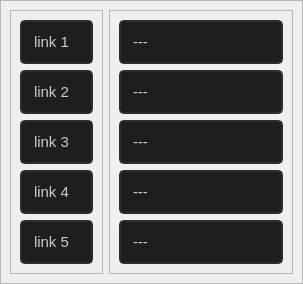
                   <widget class="QWidget" name="tabela_links_1a5">
                    <attribute name="title">
                     <string>links1 à 5</string>
                    </attribute>
                    <layout class="QVBoxLayout" name="verticalLayout_50">
                     <property name="spacing">
                      <number>0</number>
                     </property>
                     <property name="leftMargin">
                      <number>0</number>
                     </property>
                     <property name="topMargin">
                      <number>0</number>
                     </property>
                     <property name="rightMargin">
                      <number>0</number>
                     </property>
                     <property name="bottomMargin">
                      <number>0</number>
                     </property>
                     <item>
                      <widget class="QFrame" name="frame_74_ps3">
                       <property name="frameShape">
                        <enum>QFrame::StyledPanel</enum>
                       </property>
                       <property name="frameShadow">
                        <enum>QFrame::Raised</enum>
                       </property>
                       <layout class="QHBoxLayout" name="horizontalLayout_25">
                        <item>
                         <widget class="QFrame" name="frame_83input_link_ps3">
                          <property name="maximumSize">
                           <size>
                            <width>93</width>
                            <height>16777215</height>
                           </size>
                          </property>
                          <property name="frameShape">
                           <enum>QFrame::StyledPanel</enum>
                          </property>
                          <property name="frameShadow">
                           <enum>QFrame::Raised</enum>
                          </property>
                          <layout class="QVBoxLayout" name="verticalLayout_56">
                           <item>
                            <widget class="QLineEdit" name="info_link1">
                             <property name="minimumSize">
                              <size>
                               <width>0</width>
                               <height>40</height>
                              </size>
                             </property>
                             <property name="styleSheet">
                              <string notr="true">QLineEdit{
border: 2px solid rgb(45,45,45);
border-radius: 5px;
padding: 10px;
background-color: rgb(30,30,30);
	color: rgb(203, 203, 203);
font: 15px Segoe UI, bold;
}
QLineEdit:hover{
border: 2px solid rgb(55,55,55);
}
QLineEdit:focus{
border: 2px solid  rgb(170,0,0);
	color: rgb(170,0,0);
}</string>
                             </property>
                             <property name="text">
                              <string>link 1</string>
                             </property>
                             <property name="echoMode">
                              <enum>QLineEdit::Normal</enum>
                             </property>
                             <property name="clearButtonEnabled">
                              <bool>false</bool>
                             </property>
                            </widget>
                           </item>
                           <item>
                            <widget class="QLineEdit" name="info_link2">
                             <property name="minimumSize">
                              <size>
                               <width>0</width>
                               <height>40</height>
                              </size>
                             </property>
                             <property name="styleSheet">
                              <string notr="true">QLineEdit{
border: 2px solid rgb(45,45,45);
border-radius: 5px;
padding: 10px;
background-color: rgb(30,30,30);
	color: rgb(203, 203, 203);
font: 15px Segoe UI, bold;
}
QLineEdit:hover{
border: 2px solid rgb(55,55,55);
}
QLineEdit:focus{
border: 2px solid  rgb(170,0,0);
	color: rgb(170,0,0);
}</string>
                             </property>
                             <property name="text">
                              <string>link 2</string>
                             </property>
                             <property name="echoMode">
                              <enum>QLineEdit::Normal</enum>
                             </property>
                             <property name="clearButtonEnabled">
                              <bool>false</bool>
                             </property>
                            </widget>
                           </item>
                           <item>
                            <widget class="QLineEdit" name="info_link3">
                             <property name="minimumSize">
                              <size>
                               <width>0</width>
                               <height>40</height>
                              </size>
                             </property>
                             <property name="styleSheet">
                              <string notr="true">QLineEdit{
border: 2px solid rgb(45,45,45);
border-radius: 5px;
padding: 10px;
background-color: rgb(30,30,30);
	color: rgb(203, 203, 203);
font: 15px Segoe UI, bold;
}
QLineEdit:hover{
border: 2px solid rgb(55,55,55);
}
QLineEdit:focus{
border: 2px solid  rgb(170,0,0);
	color: rgb(170,0,0);
}</string>
                             </property>
                             <property name="text">
                              <string>link 3</string>
                             </property>
                             <property name="echoMode">
                              <enum>QLineEdit::Normal</enum>
                             </property>
                             <property name="clearButtonEnabled">
                              <bool>false</bool>
                             </property>
                            </widget>
                           </item>
                           <item>
                            <widget class="QLineEdit" name="info_link4">
                             <property name="minimumSize">
                              <size>
                               <width>0</width>
                               <height>40</height>
                              </size>
                             </property>
                             <property name="styleSheet">
                              <string notr="true">QLineEdit{
border: 2px solid rgb(45,45,45);
border-radius: 5px;
padding: 10px;
background-color: rgb(30,30,30);
	color: rgb(203, 203, 203);
font: 15px Segoe UI, bold;
}
QLineEdit:hover{
border: 2px solid rgb(55,55,55);
}
QLineEdit:focus{
border: 2px solid  rgb(170,0,0);
	color: rgb(170,0,0);
}</string>
                             </property>
                             <property name="text">
                              <string>link 4</string>
                             </property>
                             <property name="echoMode">
                              <enum>QLineEdit::Normal</enum>
                             </property>
                             <property name="clearButtonEnabled">
                              <bool>false</bool>
                             </property>
                            </widget>
                           </item>
                           <item>
                            <widget class="QLineEdit" name="info_link5">
                             <property name="minimumSize">
                              <size>
                               <width>0</width>
                               <height>40</height>
                              </size>
                             </property>
                             <property name="styleSheet">
                              <string notr="true">QLineEdit{
border: 2px solid rgb(45,45,45);
border-radius: 5px;
padding: 10px;
background-color: rgb(30,30,30);
	color: rgb(203, 203, 203);
font: 15px Segoe UI, bold;
}
QLineEdit:hover{
border: 2px solid rgb(55,55,55);
}
QLineEdit:focus{
border: 2px solid  rgb(170,0,0);
	color: rgb(170,0,0);
}</string>
                             </property>
                             <property name="text">
                              <string>link 5</string>
                             </property>
                             <property name="echoMode">
                              <enum>QLineEdit::Normal</enum>
                             </property>
                             <property name="clearButtonEnabled">
                              <bool>false</bool>
                             </property>
                            </widget>
                           </item>
                          </layout>
                         </widget>
                        </item>
                        <item>
                         <widget class="QFrame" name="frame_82_ps3">
                          <property name="frameShape">
                           <enum>QFrame::StyledPanel</enum>
                          </property>
                          <property name="frameShadow">
                           <enum>QFrame::Raised</enum>
                          </property>
                          <layout class="QVBoxLayout" name="verticalLayout_57">
                           <item>
                            <widget class="QLineEdit" name="input_link1_ps3">
                             <property name="minimumSize">
                              <size>
                               <width>0</width>
                               <height>40</height>
                              </size>
                             </property>
                             <property name="styleSheet">
                              <string notr="true">QLineEdit{
border: 2px solid rgb(45,45,45);
border-radius: 5px;
padding: 10px;
background-color: rgb(30,30,30);
	color: rgb(203, 203, 203);
font: 15px Segoe UI, bold;
}
QLineEdit:hover{
border: 2px solid rgb(55,55,55);
}
QLineEdit:focus{
border: 2px solid  rgb(170,0,0);
	color: rgb(170,0,0);
}</string>
                             </property>
                             <property name="text">
                              <string>---</string>
                             </property>
                             <property name="echoMode">
                              <enum>QLineEdit::Normal</enum>
                             </property>
                             <property name="clearButtonEnabled">
                              <bool>false</bool>
                             </property>
                            </widget>
                           </item>
                           <item>
                            <widget class="QLineEdit" name="input_link2_ps3">
                             <property name="minimumSize">
                              <size>
                               <width>0</width>
                               <height>40</height>
                              </size>
                             </property>
                             <property name="styleSheet">
                              <string notr="true">QLineEdit{
border: 2px solid rgb(45,45,45);
border-radius: 5px;
padding: 10px;
background-color: rgb(30,30,30);
	color: rgb(203, 203, 203);
font: 15px Segoe UI, bold;
}
QLineEdit:hover{
border: 2px solid rgb(55,55,55);
}
QLineEdit:focus{
border: 2px solid  rgb(170,0,0);
	color: rgb(170,0,0);
}</string>
                             </property>
                             <property name="text">
                              <string>---</string>
                             </property>
                            </widget>
                           </item>
                           <item>
                            <widget class="QLineEdit" name="input_link3_ps3">
                             <property name="minimumSize">
                              <size>
                               <width>0</width>
                               <height>40</height>
                              </size>
                             </property>
                             <property name="styleSheet">
                              <string notr="true">QLineEdit{
border: 2px solid rgb(45,45,45);
border-radius: 5px;
padding: 10px;
background-color: rgb(30,30,30);
	color: rgb(203, 203, 203);
font: 15px Segoe UI, bold;
}
QLineEdit:hover{
border: 2px solid rgb(55,55,55);
}
QLineEdit:focus{
border: 2px solid  rgb(170,0,0);
	color: rgb(170,0,0);
}</string>
                             </property>
                             <property name="text">
                              <string>---</string>
                             </property>
                             <property name="echoMode">
                              <enum>QLineEdit::Normal</enum>
                             </property>
                             <property name="clearButtonEnabled">
                              <bool>false</bool>
                             </property>
                            </widget>
                           </item>
                           <item>
                            <widget class="QLineEdit" name="input_link4_ps3">
                             <property name="minimumSize">
                              <size>
                               <width>0</width>
                               <height>40</height>
                              </size>
                             </property>
                             <property name="styleSheet">
                              <string notr="true">QLineEdit{
border: 2px solid rgb(45,45,45);
border-radius: 5px;
padding: 10px;
background-color: rgb(30,30,30);
	color: rgb(203, 203, 203);
font: 15px Segoe UI, bold;
}
QLineEdit:hover{
border: 2px solid rgb(55,55,55);
}
QLineEdit:focus{
border: 2px solid  rgb(170,0,0);
	color: rgb(170,0,0);
}</string>
                             </property>
                             <property name="text">
                              <string>---</string>
                             </property>
                            </widget>
                           </item>
                           <item>
                            <widget class="QLineEdit" name="input_link5_ps3">
                             <property name="minimumSize">
                              <size>
                               <width>0</width>
                               <height>40</height>
                              </size>
                             </property>
                             <property name="styleSheet">
                              <string notr="true">QLineEdit{
border: 2px solid rgb(45,45,45);
border-radius: 5px;
padding: 10px;
background-color: rgb(30,30,30);
	color: rgb(203, 203, 203);
font: 15px Segoe UI, bold;
}
QLineEdit:hover{
border: 2px solid rgb(55,55,55);
}
QLineEdit:focus{
border: 2px solid  rgb(170,0,0);
	color: rgb(170,0,0);
}</string>
                             </property>
                             <property name="text">
                              <string>---</string>
                             </property>
                            </widget>
                           </item>
                          </layout>
                         </widget>
                        </item>
                       </layout>
                      </widget>
                     </item>
                    </layout>
                   </widget>
